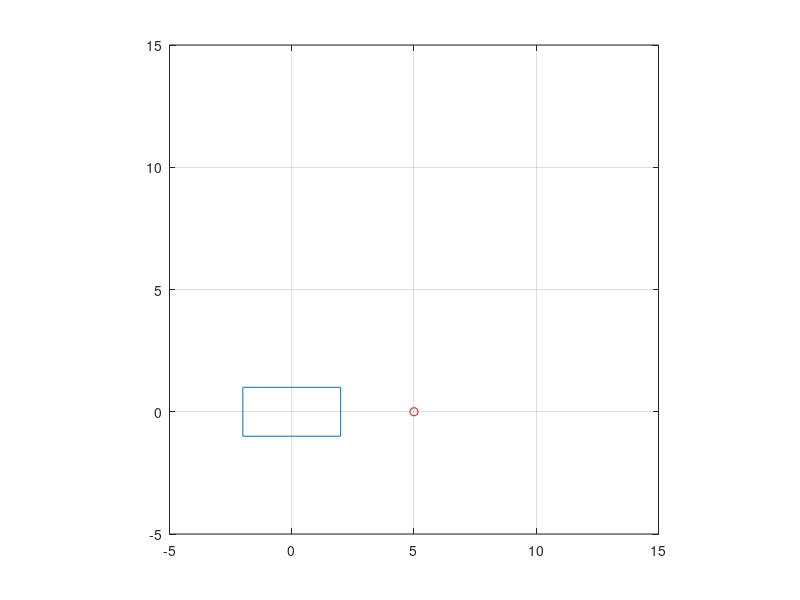

This chart was generated by the following MATLAB code: (Note: this script raises an error after producing the figure.)
%
h = plot([2 2 -2 -2 2],[1 -1 -1 1 1]);
axis('equal')
axis([-5 15 -5 15])
grid;
hold
plot(5,0,'ro');
a=Show_prompt([5;0],pi/4,0);
plot([5 a(1)],[0 a(2)],'r');
plot(a(1),a(2),'ro');
a=Show_prompt([5;0],pi/2,1);
plot([5 a(1)],[0 a(2)],'k');
plot(a(1),a(2),'ko');
hold;